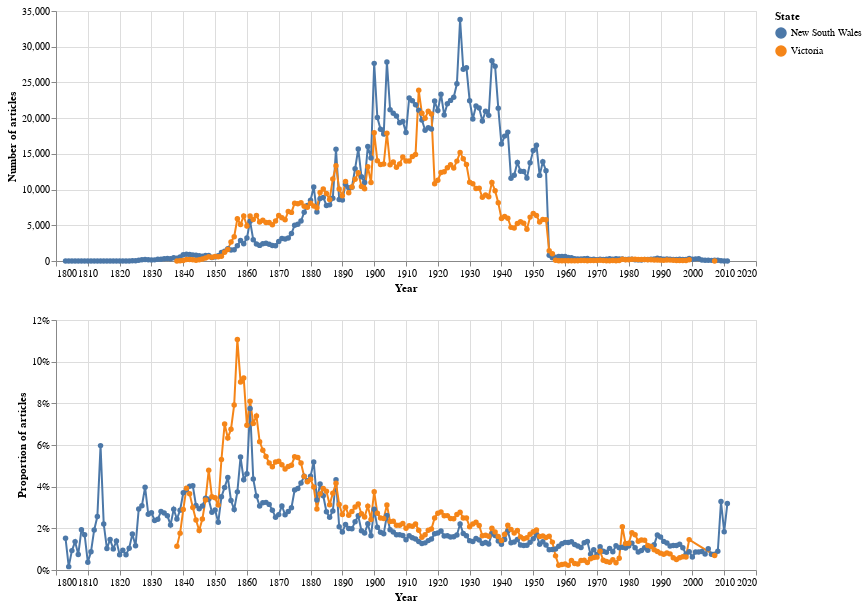

The code cell stored with this chart in its notebook:
### Markdown cell above
And now chart the results, specifying `state` as the column to use for our category.

### Code cell
# Chart totals
chart5 = make_chart_totals(df_states, "state", "State")

# Chart proportions
chart6 = make_chart_proportions(df_states, "state", "State")

# Shorthand way of concatenating the two charts (note there's only one legend)
chart5 & chart6

### Figure 1 — Vega-Lite specification as saved in the notebook (floating-point values rounded to 4 significant figures; data arrays with more than 128 entries replaced by an {"elided": "..."} marker saying what was removed)
{"config": {"view": {"continuousWidth": 400, "continuousHeight": 300}}, "vconcat": [{"mark": {"type": "line", "point": true}, "encoding": {"color": {"field": "state", "legend": {"title": "State"}, "type": "nominal"}, "tooltip": [{"field": "state", "title": "State", "type": "nominal"}, {"field": "year", "title": "Year", "type": "quantitative"}, {"field": "total_results", "format": ",", "title": "Articles", "type": "quantitative"}], "x": {"axis": {"format": "c", "title": "Year"}, "field": "year", "type": "quantitative"}, "y": {"axis": {"format": ",d", "title": "Number of articles"}, "field": "total_results", "type": "quantitative"}}, "height": 250, "width": 700}, {"mark": {"type": "line", "point": true}, "encoding": {"color": {"field": "state", "legend": {"title": "State"}, "type": "nominal"}, "tooltip": [{"field": "state", "title": "State", "type": "nominal"}, {"field": "year", "title": "Year", "type": "quantitative"}, {"field": "proportion", "format": "%", "title": "Proportion", "type": "quantitative"}], "x": {"axis": {"format": "c", "title": "Year"}, "field": "year", "type": "quantitative"}, "y": {"axis": {"format": "%", "title": "Proportion of articles"}, "field": "proportion", "stack": null, "type": "quantitative"}}, "height": 250, "width": 700}], "data": {"name": "data-7544912d7ef421b1db9b73b9ea36c420"}, "$schema": "https://vega.github.io/schema/vega-lite/v4.17.0.json", "datasets": {"data-7544912d7ef421b1db9b73b9ea36c420": {"elided": "372 records"}}}
